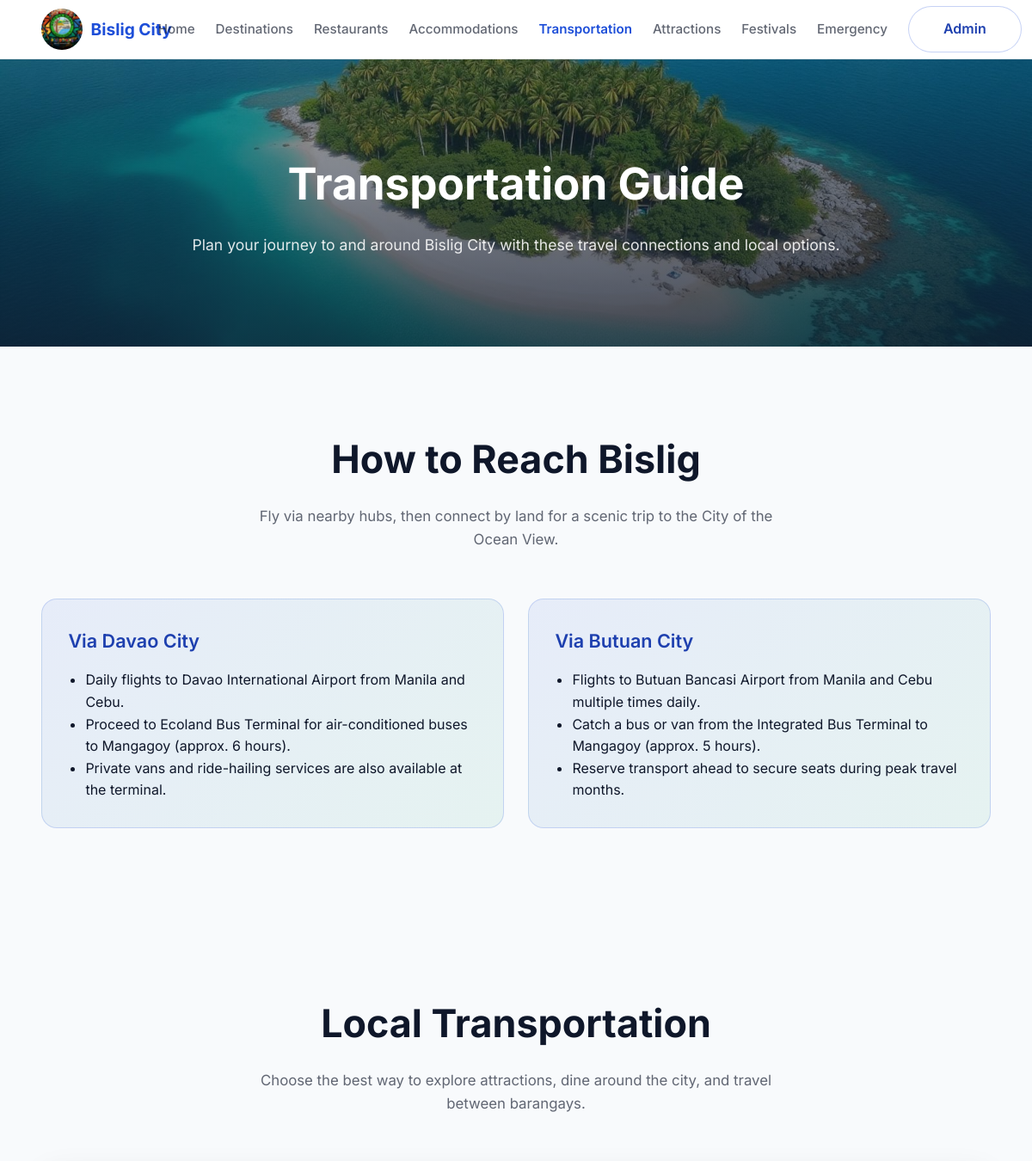
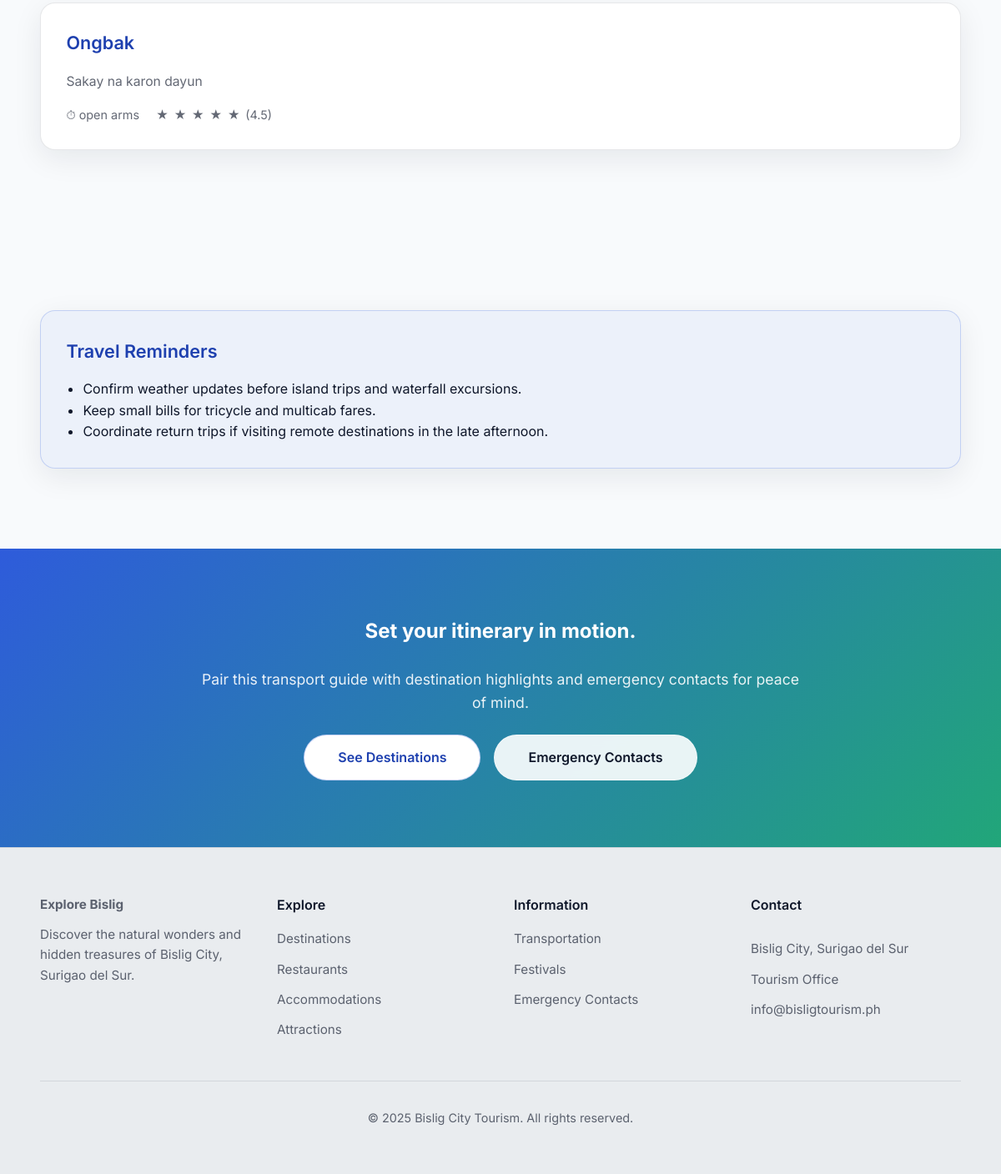
/transportation.php, run on the app's committed database (2 pictures, top to bottom).
### tables this page shows
CREATE TABLE `transportation` (
  `id` int(11) NOT NULL,
  `name` varchar(100) NOT NULL,
  `description` text NOT NULL,
  `operating_hours` varchar(100) DEFAULT NULL,
  `rating` decimal(2,1) DEFAULT 0.0,
  `created_at` timestamp NOT NULL DEFAULT current_timestamp(),
  `updated_at` timestamp NOT NULL DEFAULT current_timestamp() ON UPDATE current_timestamp()
);

### transportation.php (the view, shortened to what this page needs)
<?php
include 'admin/database.php';
$result = mysqli_query($conn, "SELECT * FROM transportation ORDER BY rating DESC");
include 'header.php';
?>
    <main>
      <section class="page-hero" style="--hero-image: url('assets/hagonoy-island.jpg');">
        <div class="container">
          <h1>Transportation Guide</h1>
          <p>Plan your journey to and around Bislig City with these travel connections and local options.</p>
        </div>
      </section>
      <section class="section">
        <div class="container">
          <header class="section-header">
            <h2>How to Reach Bislig</h2>
            <p>Fly via nearby hubs, then connect by land for a scenic trip to the City of the Ocean View.</p>
          </header>
          <div class="grid two">
            <article class="card highlight">
              <h3>Via Davao City</h3>
              <ul>
                <li>Daily flights to Davao International Airport from Manila and Cebu.</li>
                <li>Proceed to Ecoland Bus Terminal for air-conditioned buses to Mangagoy (approx. 6 hours).</li>
                <li>Private vans and ride-hailing services are also available at the terminal.</li>
              </ul>
            </article>
            <article class="card highlight">
              <h3>Via Butuan City</h3>
              <ul>
                <li>Flights to Butuan Bancasi Airport from Manila and Cebu multiple times daily.</li>
                <li>Catch a bus or van from the Integrated Bus Terminal to Mangagoy (approx. 5 hours).</li>
                <li>Reserve transport ahead to secure seats during peak travel months.</li>
              </ul>
            </article>
          </div>
        </div>
      </section>
      <section class="section">
        <div class="container">
          <header class="section-header">
            <h2>Local Transportation</h2>
            <p>Choose the best way to explore attractions, dine around the city, and travel between barangays.</p>
          </header>
          <div class="grid three">
            <?php if (mysqli_num_rows($result) > 0): ?>
              <?php while ($row = mysqli_fetch_assoc($result)): ?>
                <article class="card">
                  <h3><?= htmlspecialchars($row['name']) ?></h3>
                  <p><?= htmlspecialchars($row['description']) ?></p>
                  <div class="meta">
                    <?php if (!empty($row['operating_hours'])): ?>
                      <span>⏱ <?= htmlspecialchars($row['operating_hours']) ?></span>
                    <?php endif; ?>
                    <span class="rating-stars" data-id="<?= $row['id'] ?>">
                      <?php
                        $fullStars = isset($row['rating']) ? floor($row['rating']) : 0;
                        $halfStar = (isset($row['rating']) && ($row['rating'] - $fullStars) >= 0.5) ? 1 : 0;
                        for ($i = 1; $i <= 5; $i++) {
                          if ($i <= $fullStars) {
                            echo '<span class="star" data-value="'.$i.'">&#9733;</span>';
                          } elseif ($i == $fullStars + 1 && $halfStar) {
                            echo '<span class="star" data-value="'.$i.'">&#9733;</span>';
                          } else {
                            echo '<span class="star" data-value="'.$i.'">&#9734;</span>';
                          }
                        }
                      ?>
                      <span class="rating-value">(<?= isset($row['rating']) ? number_format($row['rating'], 1) : '0.0' ?>)</span>
                    </span>
                  </div>
                </article>
              <?php endwhile; ?>
            <?php else: ?>
              <div class="card">
                <p>No transportation information available at the moment. Please check back later.</p>
              </div>
            <?php endif; ?>
          </div>
        </div>
      </section>
      <section class="section">
        <div class="container">
          <div class="card notice">
            <h3>Travel Reminders</h3>
            <ul>
              <li>Confirm weather updates before island trips and waterfall excursions.</li>
              <li>Keep small bills for tricycle and multicab fares.</li>
              <li>Coordinate return trips if visiting remote destinations in the late afternoon.</li>
            </ul>
          </div>
        </div>
      </section>
    </main>
    <section class="cta-section">
      <div class="container">
        <h2 class="weight-semibold">Set your itinerary in motion.</h2>
        <p>Pair this transport guide with destination highlights and emergency contacts for peace of mind.</p>
        <div class="button-row">
          <a class="btn btn-secondary" href="destinations.php">See Destinations</a>
          <a class="btn btn-outline" href="emergency.php">Emergency Contacts</a>
        </div>
      </div>
    </section>
    <?php include 'footer.php'; ?>
  </body>
</html>

### styles.css (style rules this page uses)
*, *::before, *::after { box-sizing: border-box; margin: 0; padding: 0; }
:root { --color-background: #f8fafc; --color-surface: #ffffff; --color-border: rgba(15, 23, 42, 0.1); --color-text: #0f172a; --color-muted: rgba(15, 23, 42, 0.65); --color-primary: #1d4ed8; --color-primary-dark: #1e40af; --color-accent: #0f9f6e; --shadow-soft: 0 10px 35px rgba(15, 23, 42, 0.08); --shadow-hover: 0 18px 45px rgba(15, 23, 42, 0.15); font-size: 16px; }
body { font-family: "Inter", "Segoe UI", system-ui, -apple-system, sans-serif; background: var(--color-background); color: var(--color-text); line-height: 1.6; min-height: 100vh; display: flex; flex-direction: column; }
a { color: inherit; text-decoration: none; }
.container { width: min(1120px, 92vw); margin: 0 auto; }
.button-row { display: flex; flex-wrap: wrap; gap: 1rem; justify-content: center; }
.btn { display: inline-flex; align-items: center; justify-content: center; padding: 0.85rem 2.5rem; border-radius: 999px; font-size: 1rem; font-weight: 600; transition: transform 0.25s ease, box-shadow 0.25s ease, background 0.25s ease, color 0.25s ease; cursor: pointer; border: 1px solid transparent; }
.btn-outline { background: rgba(255, 255, 255, 0.9); border-color: rgba(255, 255, 255, 0.35); color: var(--color-text); backdrop-filter: blur(6px); }
.btn-secondary { background: #ffffff; color: var(--color-primary-dark); border-color: rgba(29, 78, 216, 0.25); }
.page-hero { position: relative; padding: clamp(4.5rem, 10vw, 6.5rem) 0; text-align: center; color: #ffffff; overflow: hidden; }
.page-hero::before { content: ""; position: absolute; inset: 0; background-image: var(--hero-image, none); background-size: cover; background-position: center; z-index: -2; }
.page-hero::after { content: ""; position: absolute; inset: 0; background: linear-gradient(180deg, rgba(15, 23, 42, 0.35), rgba(15, 23, 42, 0.78)); z-index: -1; }
.page-hero .container { width: min(780px, 92vw); display: grid; gap: 1rem; }
.page-hero h1 { font-size: clamp(2.4rem, 6vw, 3.2rem); font-weight: 700; }
.page-hero p { font-size: clamp(1rem, 2.8vw, 1.1rem); color: rgba(255, 255, 255, 0.88); }
ul { padding-left: 1.25rem; list-style: disc; }
.section { padding: clamp(3.5rem, 8vw, 6rem) 0; }
.section-header { text-align: center; margin-bottom: 3.5rem; display: grid; gap: 1rem; }
.section-header h2 { font-size: clamp(2rem, 4vw, 2.8rem); font-weight: 700; }
.section-header p { color: var(--color-muted); font-size: 1.05rem; width: min(640px, 90vw); justify-self: center; }
.grid { display: grid; gap: 1.75rem; }
.grid.two { grid-template-columns: repeat(auto-fit, minmax(260px, 1fr)); }
.grid.three { grid-template-columns: repeat(auto-fit, minmax(280px, 1fr)); }
.card { background: var(--color-surface); border-radius: 18px; border: 1px solid var(--color-border); padding: 1.9rem; box-shadow: var(--shadow-soft); display: grid; gap: 1rem; transition: transform 0.25s ease, box-shadow 0.25s ease; }
.card h3 { font-size: 1.35rem; font-weight: 600; color: var(--color-primary-dark); }
.card p { color: var(--color-muted); font-size: 0.98rem; }
.card .meta { display: flex; flex-wrap: wrap; gap: 0.75rem 1.25rem; font-size: 0.9rem; color: var(--color-muted); }
.card .meta span { display: inline-flex; align-items: center; gap: 0.4rem; }
.card.highlight { background: linear-gradient(135deg, rgba(29, 78, 216, 0.08), rgba(15, 159, 110, 0.08)); border: 1px solid rgba(29, 78, 216, 0.18); box-shadow: none; }
.card.notice { background: rgba(29, 78, 216, 0.05); border: 1px solid rgba(29, 78, 216, 0.2); }
.cta-section { background: linear-gradient(135deg, rgba(29, 78, 216, 0.92), rgba(15, 159, 110, 0.92)); color: #ffffff; text-align: center; padding: clamp(3.5rem, 8vw, 5rem) 0; }
.cta-section .container { display: grid; gap: 1.5rem; width: min(720px, 94vw); }
.cta-section p { color: rgba(255, 255, 255, 0.9); font-size: 1.1rem; }
.weight-semibold { font-weight: 700; }

### data on the page
transportation: name "Ongbak", description "Sakay na karon dayun", operating_hours "open arms", rating "4.5"
